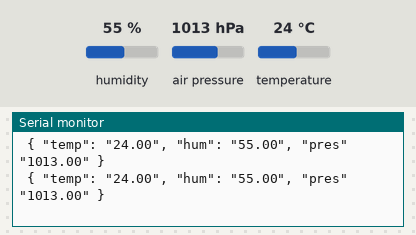
A sketch run on a simulated Arduino Uno, built with avr-gcc and run on an emulated ATmega328P. On the bench: the last lines printed to the serial monitor. Inputs (shaded band) come from the test bench; at power-on: humidity 55 %, air pressure 1013 hPa, temperature 24 °C.

Above: at 2.8 s.
2.9 s: humidity set to 22 %
At 5.0 s:
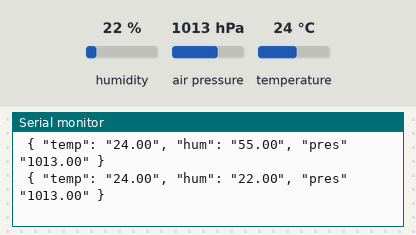
5.6 s: air pressure set to 952 hPa
At 7.0 s:
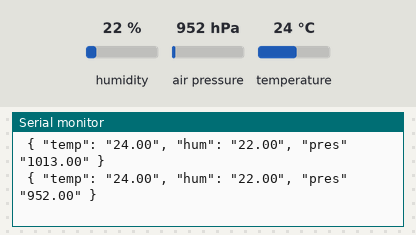
8.3 s: temperature set to 12 °C
At 10.8 s:
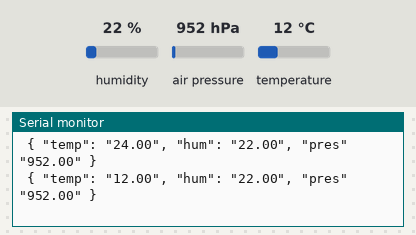
11.0 s: air pressure set to 975 hPa
At 13.3 s:
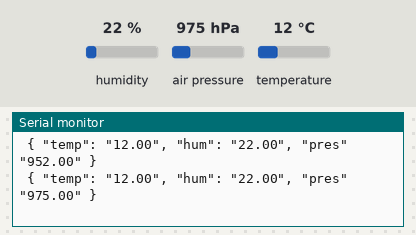
13.7 s: humidity set to 40 %
At 15.3 s:
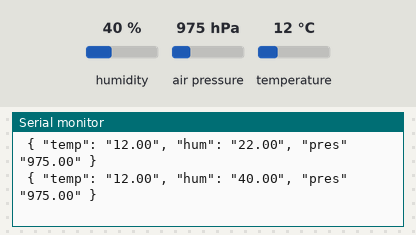
Timing chart, 0 to 16.8 s (numbered marks = the images above; inputs shaded):
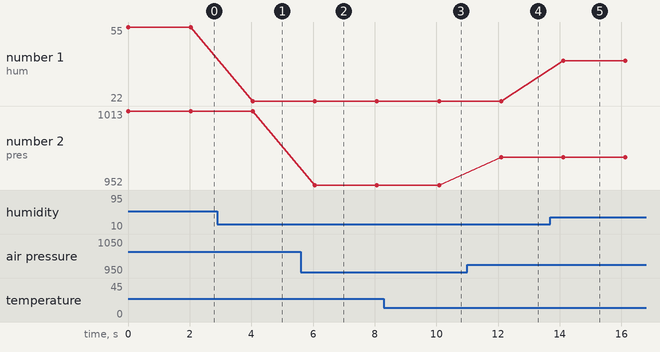

Measured:
- after the input at 2.9 s, the serial monitor: prints a new line after 1.1 s (image 1)
- after the input at 5.6 s, the serial monitor: prints a new line after 0.46 s (image 2)
- after the input at 8.3 s, the serial monitor: prints a new line after 1.8 s (image 3)
- after the input at 11.0 s, the serial monitor: prints a new line after 1.1 s (image 4)
- after the input at 13.7 s, the serial monitor: prints a new line after 0.42 s (image 5)
- plotted number 1: 55 → 22 after the input at 2.9 s, 22 → 40 after the input at 13.7 s
- plotted number 2: 1013 → 952 after the input at 5.6 s, 952 → 975 after the input at 11.0 s

The sketch:

satnogs_meteo.ino
```cpp
/*
satnogs-meteo backend
wiring:
1. Barometric BMP180: VCC to 3.3V, SCL to A4 (UNO), SDA to A5 (UNO)
2. Temp & Humidity: DHT22: VCC to 5V SIGNAL to D9
dependencies: found under ./arduino/third-party
*/

#include "SFE_BMP180.h"
#include <Wire.h>
#include "DHT.h"

#define DHTPIN 8
#define DHTTYPE DHT22
#define PRES_RES 1

DHT dht(DHTPIN, DHTTYPE);
SFE_BMP180 bmp;

void setup() {
  Serial.begin(9600);
  dht.begin();
    if (bmp.begin()) {}
  else
  {
    while(1) {};
  }
}

void loop() {
  double p;
  char bmpstatus;
  float h = dht.readHumidity();
  float t = dht.readTemperature();
  if (isnan(h) || isnan(t)) {
    Serial.println("Failed to read from DHT sensor!");
    return;
  }
  bmpstatus = bmp.startPressure(PRES_RES);
  if (bmpstatus!=0) {
  	delay(bmpstatus);
  	bmp.getPressure(p, (double&)t); //use temp measured by dht22
  }

  //as JSON
  //TODO Send as one string via println
  Serial.print(" { \"temp\": \"");
  Serial.print(t);
  Serial.print("\", \"hum\": \"");
  Serial.print(h);
  Serial.print("\", \"pres\" \"");
  Serial.print(p);
  Serial.println("\" }");
  delay(2000);

}
```
